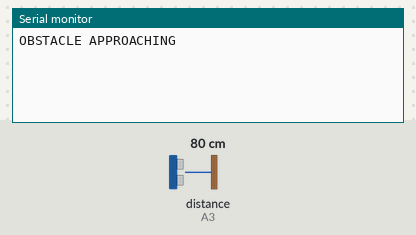
Bench run of a sketch on a simulated Arduino Uno, built with avr-gcc and run on an emulated ATmega328P. Parts: the last lines printed to the serial monitor. The test bench sets the inputs (shaded band); at power-on: distance to the obstacle (sensor on A3) 80 cm. The echo pulse lasts 58.3 µs per cm.

Above: at 3.0 s.
3.1 s: distance to the obstacle (sensor on A3) set to 55 cm
At 5.1 s:
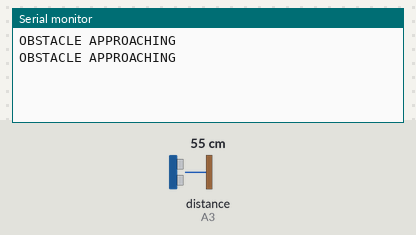
6.0 s: distance to the obstacle (sensor on A3) set to 45 cm
At 9.6 s:
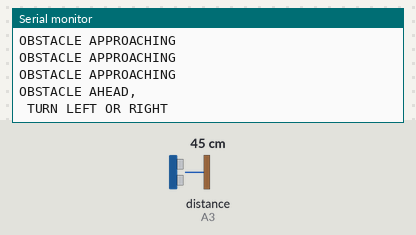

The sketch:

BlindGuide_v1.0.ino
```cpp
// ---------------------------------------------------------------------------
// Code developed by Handshke Inc.
// ---------------------------------------------------------------------------

#include <NewPing.h>
#include <SoftwareSerial.h>

#define TRIGGER_PIN  A2  // Arduino pin tied to trigger pin on the ultrasonic sensor.
#define ECHO_PIN     A3  // Arduino pin tied to echo pin on the ultrasonic sensor.
#define MAX_DISTANCE 200 // Maximum distance we want to ping for (in centimeters). Maximum sensor distance is rated at 400-500cm.
#define TX A4
#define RX A5

int DISTANCE = 0; //STATUS = 0;
String DISTANCE_STR, STATUS;

SoftwareSerial bluetooth (TX, RX);
NewPing sonar(TRIGGER_PIN, ECHO_PIN, MAX_DISTANCE); // NewPing setup of pins and maximum distance.

void setup()
{
  Serial.begin(9600); // Open serial monitor at 115200 baud to see ping results.
  bluetooth.begin(9600);
}

void loop()
{
  delay(50);                     // Wait 50ms between pings (about 20 pings/sec). 29ms should be the shortest delay between pings.
  //Serial.print("Ping: ");
  DISTANCE = sonar.ping_cm();
  //Serial.print(sonar.ping_cm()); // Send ping, get distance in cm and print result (0 = outside set distance range)
  //Serial.println(DISTANCE);
  if(DISTANCE > 150)
  {
    STATUS = "0";
    //DISTANCE_STR = "NO OBSTACLE AHEAD";
    DISTANCE_STR ="";
  }
  else if(DISTANCE < 150)
  {
    if(DISTANCE > 50)
    {
      STATUS = "1";
       bluetooth.println(STATUS);
      DISTANCE_STR = "OBSTACLE APPROACHING";
      //DISTANCE_STR = (String)DISTANCE;
      delay(2000);
    }
    else if(DISTANCE >= 1 && DISTANCE <= 50)
    {
      STATUS = "1";

       bluetooth.println(STATUS);
      DISTANCE_STR = "OBSTACLE AHEAD,\n TURN LEFT OR RIGHT";
      delay(2000);

    }
    else if(DISTANCE == 0)
    {
      //DISTANCE_STR = "NO OBSTACLE AHEAD";
     STATUS="0";
      //bluetooth.println(STATUS);
    }
  }
  //bluetooth.println(DISTANCE_STR);
  //bluetooth.println(STATUS);
  Serial.println(DISTANCE_STR);
  delay(150);

  //Serial.println("cm");
}
```

Measured:
- the behaviour switches between 50 and 49 cm on distance to the obstacle (sensor on A3) (found by bisection; images 1 and 2)
- after the input at 6.0 s, the serial monitor: prints a new line after 2.7 s (image 2)
